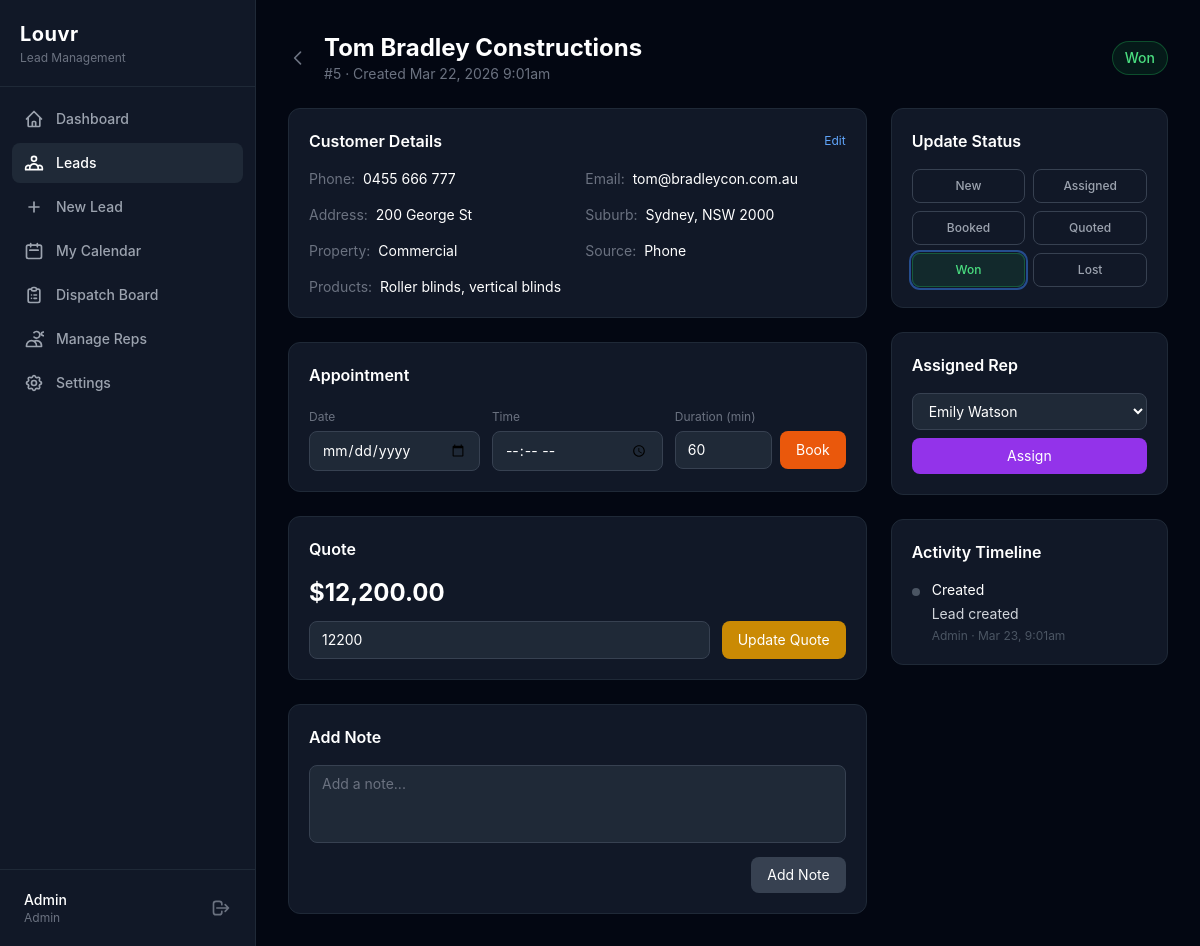
The app's page /leads/5 (signed in), older data.
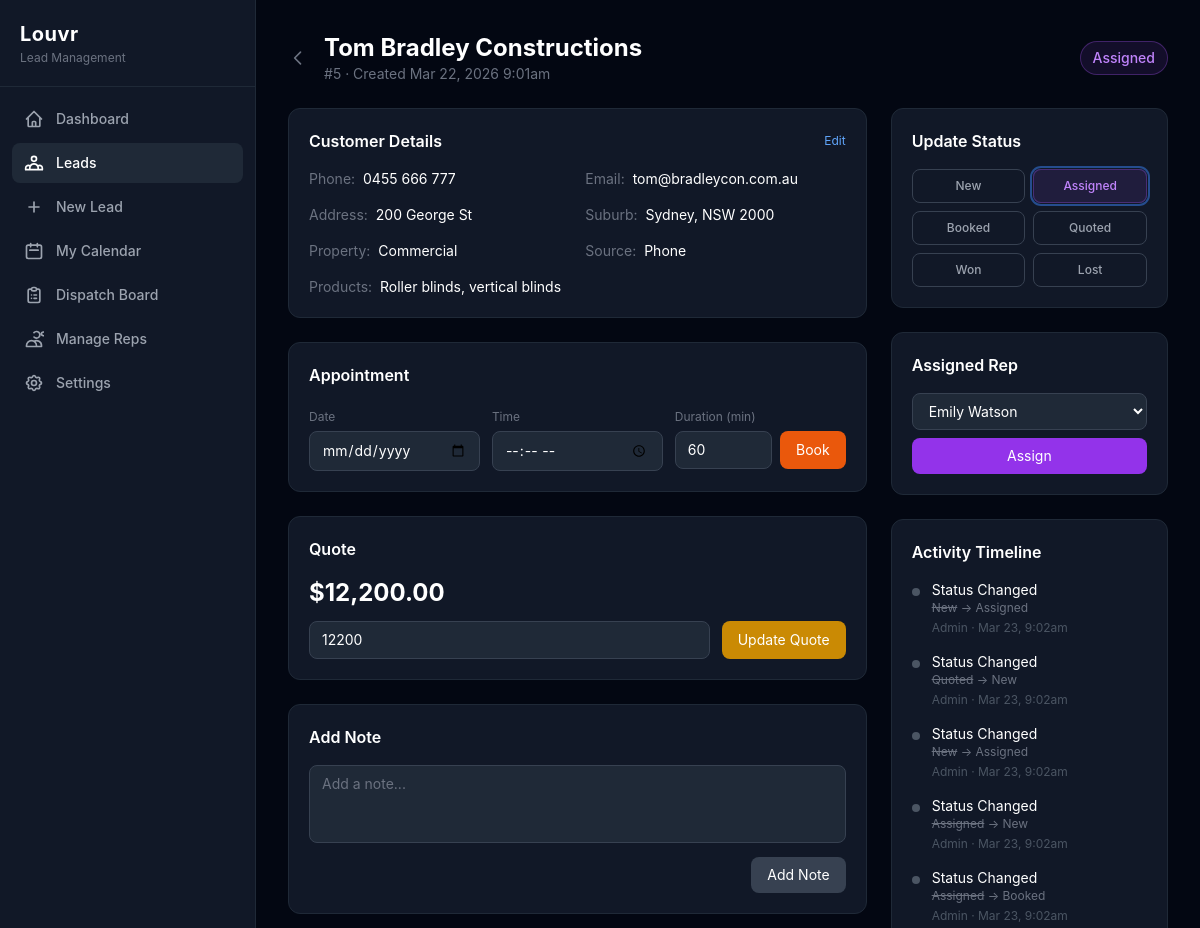
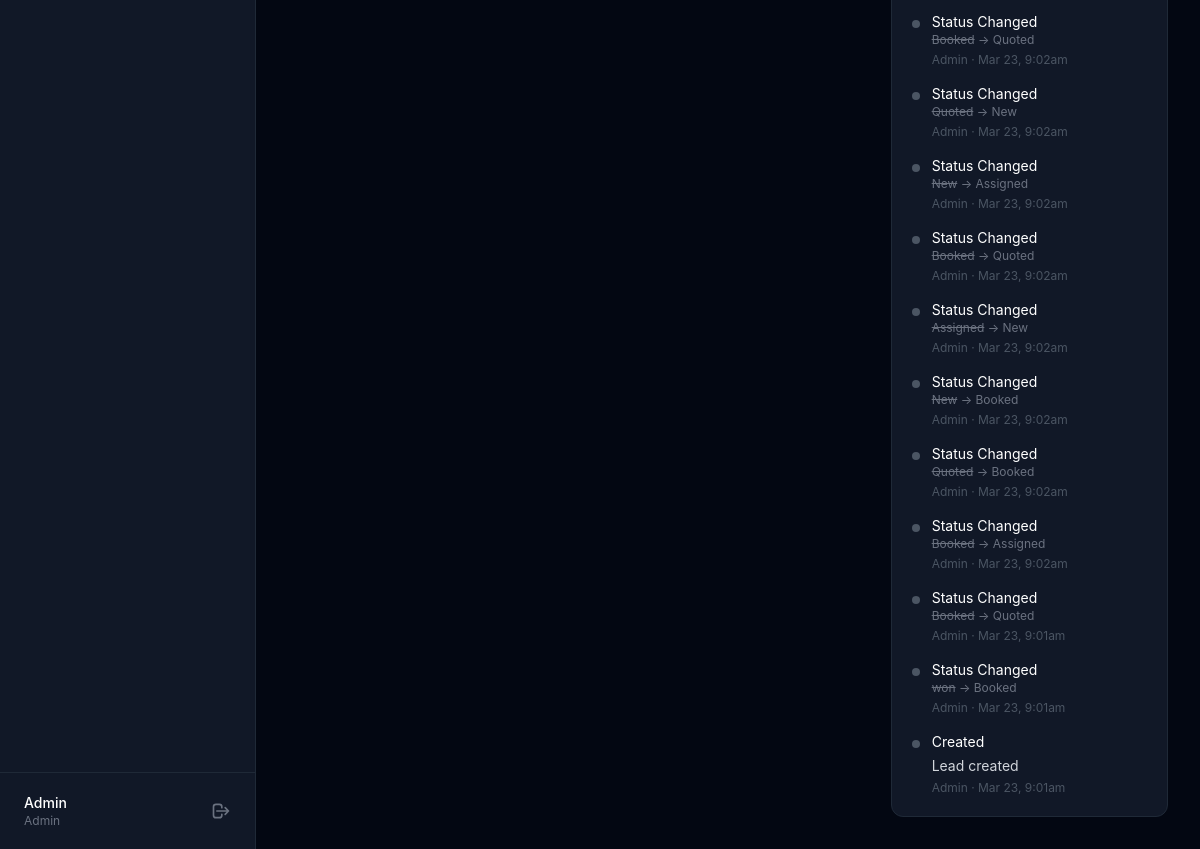
The same page, newer data (2 pictures, top to bottom).
### tables this page shows
CREATE TABLE leads (
            id INTEGER PRIMARY KEY AUTOINCREMENT,
            customer_name TEXT NOT NULL,
            customer_email TEXT DEFAULT "",
            customer_phone TEXT DEFAULT "",
            address TEXT DEFAULT "",
            suburb TEXT DEFAULT "",
            state TEXT DEFAULT "",
            postcode TEXT DEFAULT "",
            property_type TEXT DEFAULT "Residential",
            products_interested TEXT DEFAULT "",
            source TEXT DEFAULT "Phone",
            notes TEXT DEFAULT "",
            status TEXT DEFAULT "New",
            assigned_to INTEGER REFERENCES users(id) ON DELETE SET NULL,
            appointment_date TEXT,
            appointment_time TEXT,
            appointment_duration INTEGER DEFAULT 60,
            quoted_amount REAL,
            created_by INTEGER REFERENCES users(id) ON DELETE SET NULL,
            created_at DATETIME DEFAULT CURRENT_TIMESTAMP,
            updated_at DATETIME DEFAULT CURRENT_TIMESTAMP
        );

CREATE TABLE users (
            id INTEGER PRIMARY KEY AUTOINCREMENT,
            name TEXT NOT NULL,
            email TEXT NOT NULL UNIQUE,
            phone TEXT DEFAULT "",
            role TEXT NOT NULL DEFAULT "rep" CHECK(role IN ("admin","rep")),
            password_hash TEXT NOT NULL,
            api_key TEXT UNIQUE,
            is_active INTEGER NOT NULL DEFAULT 1,
            created_at DATETIME DEFAULT CURRENT_TIMESTAMP,
            updated_at DATETIME DEFAULT CURRENT_TIMESTAMP
        );

CREATE TABLE lead_history (
            id INTEGER PRIMARY KEY AUTOINCREMENT,
            lead_id INTEGER NOT NULL REFERENCES leads(id) ON DELETE CASCADE,
            user_id INTEGER REFERENCES users(id) ON DELETE SET NULL,
            action TEXT NOT NULL,
            old_value TEXT,
            new_value TEXT,
            note TEXT,
            ip_address TEXT,
            created_at DATETIME DEFAULT CURRENT_TIMESTAMP
        );

### src/Controllers/LeadController.php (called while the page is built, shortened)
<?php
class LeadController
{
    private Database $db;
    public function __construct(Database $db, array $config)
    {
        $this->db = $db;
    }
    public function show(array $params): void
    {
        $lead = Lead::findById($this->db, (int)$params['id']);
        $timeline = LeadHistory::timeline($this->db, $lead['id']);
        $reps = User::activeReps($this->db);
        require __DIR__ . '/../../templates/leads/detail.php';
    }
}

### src/Database.php (called while the page is built, shortened)
<?php
class Database
{
    private PDO $pdo;
    private function __construct(array $config)
    {
        if ($config['driver'] === 'sqlite') {
            $dsn = 'sqlite:' . $config['path'];
            $this->pdo = new PDO($dsn, null, null, [
                PDO::ATTR_ERRMODE            => PDO::ERRMODE_EXCEPTION,
                PDO::ATTR_DEFAULT_FETCH_MODE => PDO::FETCH_ASSOC,
                PDO::ATTR_EMULATE_PREPARES   => false,
            ]);
            $this->pdo->exec('PRAGMA journal_mode=WAL');
            $this->pdo->exec('PRAGMA foreign_keys=ON');
        }
    }
    public function query(string $sql, array $params = []): PDOStatement
    {
        $stmt = $this->pdo->prepare($sql);
        $stmt->execute($params);
        return $stmt;
    }
    public function fetchAll(string $sql, array $params = []): array
    {
        return $this->query($sql, $params)->fetchAll();
    }
    public function fetch(string $sql, array $params = []): ?array
    {
        $row = $this->query($sql, $params)->fetch();
        return $row ?: null;
    }
}

### src/Models/Lead.php (called while the page is built, shortened)
<?php
class Lead
{
    public static function findById(Database $db, int $id): ?array
    {
        return $db->fetch(
            'SELECT l.*, u.name AS rep_name, c.name AS created_by_name
             FROM leads l
             LEFT JOIN users u ON l.assigned_to = u.id
             LEFT JOIN users c ON l.created_by = c.id
             WHERE l.id = :id',
            [':id' => $id]
        );
    }
}

### src/Models/User.php (called while the page is built, shortened)
<?php
class User
{
    public static function activeReps(Database $db): array
    {
        return $db->fetchAll(
            'SELECT * FROM users WHERE role = :role AND is_active = 1 ORDER BY name ASC',
            [':role' => 'rep']
        );
    }
}

### src/Models/LeadHistory.php (called while the page is built, shortened)
<?php
class LeadHistory
{
    public static function timeline(Database $db, int $leadId): array
    {
        return $db->fetchAll(
            'SELECT h.*, u.name AS user_name
             FROM lead_history h
             LEFT JOIN users u ON h.user_id = u.id
             WHERE h.lead_id = :id
             ORDER BY h.created_at DESC',
            [':id' => $leadId]
        );
    }
}

### templates/leads/detail.php (the view, shortened to what the rows shown need)
<?php
$e = fn($v) => htmlspecialchars($v ?? '', ENT_QUOTES, 'UTF-8');
$statusColors = [
    'new' => 'bg-blue-500', 'assigned' => 'bg-purple-500', 'booked' => 'bg-orange-500',
    'quoted' => 'bg-yellow-500', 'won' => 'bg-green-500', 'lost' => 'bg-red-500',
];
$statusBg = [
    'new'      => 'bg-blue-500/10 border-blue-500/30 text-blue-400',
    'assigned' => 'bg-purple-500/10 border-purple-500/30 text-purple-400',
    'booked'   => 'bg-orange-500/10 border-orange-500/30 text-orange-400',
    'quoted'   => 'bg-yellow-500/10 border-yellow-500/30 text-yellow-400',
    'won'      => 'bg-green-500/10 border-green-500/30 text-green-400',
    'lost'     => 'bg-red-500/10 border-red-500/30 text-red-400',
];
$actionLabels = [
    'created'             => 'Created',
    'assigned'            => 'Assigned',
    'status_changed'      => 'Status Changed',
    'note_added'          => 'Note',
    'appointment_booked'  => 'Appointment Booked',
];
?>
<div class="mb-6 flex items-center justify-between">
    <div class="flex items-center gap-4">
        <a href="/leads" class="text-gray-500 hover:text-white transition-colors">
        </a>
        <div>
            <h2 class="text-2xl font-bold text-white"><?= $e($lead['customer_name']) ?></h2>
            <p class="text-gray-500 text-sm">#<?= $lead['id'] ?> &middot; Created <?= date('M j, Y g:ia', strtotime($lead['created_at'])) ?></p>
        </div>
    </div>
    <span class="text-sm px-3 py-1.5 rounded-full border font-medium <?= $statusBg[$lead['status']] ?? $statusBg[strtolower($lead['status'])] ?? 'bg-gray-500/10 border-gray-500/30 text-gray-400' ?>"><?= ucfirst($lead['status']) ?></span>
</div>
<div class="grid grid-cols-1 lg:grid-cols-3 gap-6">
    <div class="lg:col-span-2 space-y-6">
        <div class="bg-gray-900 border border-gray-800 rounded-xl p-5">
            <div class="grid grid-cols-2 gap-4 text-sm">
                <div><span class="text-gray-500">Phone:</span> <span class="text-white ml-1"><?= $e($lead['customer_phone']) ?: '-' ?></span></div>
                <div><span class="text-gray-500">Email:</span> <span class="text-white ml-1"><?= $e($lead['customer_email']) ?: '-' ?></span></div>
                <div><span class="text-gray-500">Address:</span> <span class="text-white ml-1"><?= $e($lead['address']) ?: '-' ?></span></div>
                <div><span class="text-gray-500">Suburb:</span> <span class="text-white ml-1"><?= $e($lead['suburb']) ?><?= $lead['state'] ? ', ' . $e($lead['state']) . ' ' . $e($lead['postcode']) : '' ?></span></div>
                <div><span class="text-gray-500">Property:</span> <span class="text-white ml-1 capitalize"><?= $e($lead['property_type']) ?></span></div>
                <div><span class="text-gray-500">Source:</span> <span class="text-white ml-1"><?= ucfirst(str_replace('_', ' ', $lead['source'])) ?></span></div>
                <div class="col-span-2"><span class="text-gray-500">Products:</span> <span class="text-white ml-1"><?= $e($lead['products_interested']) ?: '-' ?></span></div>
            </div>
        </div>
        <div class="bg-gray-900 border border-gray-800 rounded-xl p-5">
            <form method="POST" action="/leads/<?= $lead['id'] ?>" class="grid grid-cols-3 gap-3" data-loading>
                <div>
                    <div class="flex gap-2 mt-1">
                        <input type="number" name="appointment_duration" value="<?= $lead['appointment_duration'] ?? 60 ?>" min="15" step="15" class="w-full px-3 py-2 bg-gray-800 border border-gray-700 rounded-lg text-white text-sm focus:outline-none focus:ring-2 focus:ring-blue-500">
                        <button type="submit" class="px-4 py-2 bg-orange-600 hover:bg-orange-700 text-white text-sm rounded-lg transition-colors whitespace-nowrap">Book</button>
                    </div>
                </div>
            </form>
        </div>
        <div class="bg-gray-900 border border-gray-800 rounded-xl p-5">
            <h3 class="font-semibold text-white mb-4">Quote</h3>
            <?php if ($lead['quoted_amount']): ?>
            <p class="text-2xl font-bold text-white mb-3">$<?= number_format($lead['quoted_amount'], 2) ?></p>
            <?php endif; ?>
            <form method="POST" action="/leads/<?= $lead['id'] ?>" class="flex gap-3" data-loading>
                <input type="number" name="quoted_amount" value="<?= $e($lead['quoted_amount']) ?>" step="0.01" min="0" placeholder="Enter amount"
                    class="flex-1 px-3 py-2 bg-gray-800 border border-gray-700 rounded-lg text-white text-sm focus:outline-none focus:ring-2 focus:ring-blue-500">
                <button type="submit" class="px-4 py-2 bg-yellow-600 hover:bg-yellow-700 text-white text-sm rounded-lg transition-colors">Update Quote</button>
            </form>
        </div>
    </div>
    <div class="space-y-6">
        <div class="bg-gray-900 border border-gray-800 rounded-xl p-5">
            <form method="POST" action="/leads/<?= $lead['id'] ?>" data-loading>
                <select name="assigned_to" class="w-full px-3 py-2 bg-gray-800 border border-gray-700 rounded-lg text-white text-sm focus:outline-none focus:ring-2 focus:ring-blue-500 mb-2">
                    <?php foreach ($reps as $rep): ?>
                    <option value="<?= $rep['id'] ?>" <?= $lead['assigned_to'] == $rep['id'] ? 'selected' : '' ?>><?= $e($rep['name']) ?></option>
                    <?php endforeach; ?>
                </select>
                <button type="submit" class="w-full px-4 py-2 bg-purple-600 hover:bg-purple-700 text-white text-sm rounded-lg transition-colors">Assign</button>
            </form>
        </div>
        <div class="bg-gray-900 border border-gray-800 rounded-xl p-5">
            <div class="space-y-4">
                <?php foreach ($timeline as $event): ?>
                <div class="flex gap-3">
                    <div class="flex-shrink-0 w-2 h-2 mt-2 rounded-full <?= $statusColors[$event['new_value'] ?? ''] ?? 'bg-gray-600' ?>"></div>
                    <div class="flex-1 min-w-0">
                        <p class="text-sm text-white"><?= $e($actionLabels[$event['action']] ?? $event['action']) ?></p>
                        <?php if ($event['old_value'] || $event['new_value']): ?>
                        <p class="text-xs text-gray-500">
                            <?php if ($event['old_value']): ?><span class="line-through"><?= $e($event['old_value']) ?></span> &rarr; <?php endif; ?>
                            <?= $e($event['new_value']) ?>
                        </p>
                        <?php endif; ?>
                        <?php if ($event['note']): ?>
                        <p class="text-sm text-gray-300 mt-1"><?= nl2br($e($event['note'])) ?></p>
                        <?php endif; ?>
                        <p class="text-xs text-gray-600 mt-1"><?= $e($event['user_name'] ?? 'System') ?> &middot; <?= date('M j, g:ia', strtotime($event['created_at'])) ?></p>
                    </div>
                </div>
                <?php endforeach; ?>
            </div>
        </div>
    </div>
</div>
<?php
require __DIR__ . '/../layouts/app.php';

Row changes from the older to the newer data that the page shows:
changed leads "Tom Bradley Constructions": status "Won" → "Assigned"
added lead_history: action "Status Changed", old_value "New", new_value "Assigned", user.name "Admin", created_at "Mar 23, 9:02am"
added lead_history: action "Status Changed", old_value "Quoted", new_value "New", user.name "Admin", created_at "Mar 23, 9:02am"
added lead_history: action "Status Changed", old_value "New", new_value "Assigned", user.name "Admin", created_at "Mar 23, 9:02am"
added lead_history: action "Status Changed", old_value "Assigned", new_value "New", user.name "Admin", created_at "Mar 23, 9:02am"
added lead_history: action "Status Changed", old_value "Assigned", new_value "Booked", user.name "Admin", created_at "Mar 23, 9:02am"
added lead_history: action "Status Changed", old_value "Booked", new_value "Quoted", user.name "Admin", created_at "Mar 23, 9:02am"
added lead_history: action "Status Changed", old_value "Quoted", new_value "New", user.name "Admin", created_at "Mar 23, 9:02am"
added lead_history: action "Status Changed", old_value "New", new_value "Assigned", user.name "Admin", created_at "Mar 23, 9:02am"
added lead_history: action "Status Changed", old_value "Booked", new_value "Quoted", user.name "Admin", created_at "Mar 23, 9:02am"
added lead_history: action "Status Changed", old_value "Assigned", new_value "New", user.name "Admin", created_at "Mar 23, 9:02am"
added lead_history: action "Status Changed", old_value "New", new_value "Booked", user.name "Admin", created_at "Mar 23, 9:02am"
added lead_history: action "Status Changed", old_value "Quoted", new_value "Booked", user.name "Admin", created_at "Mar 23, 9:02am"
added lead_history: action "Status Changed", old_value "Booked", new_value "Assigned", user.name "Admin", created_at "Mar 23, 9:02am"
added lead_history: action "Status Changed", old_value "Booked", new_value "Quoted", user.name "Admin", created_at "Mar 23, 9:01am"
added lead_history: action "Status Changed", old_value "won", new_value "Booked", user.name "Admin", created_at "Mar 23, 9:01am"
